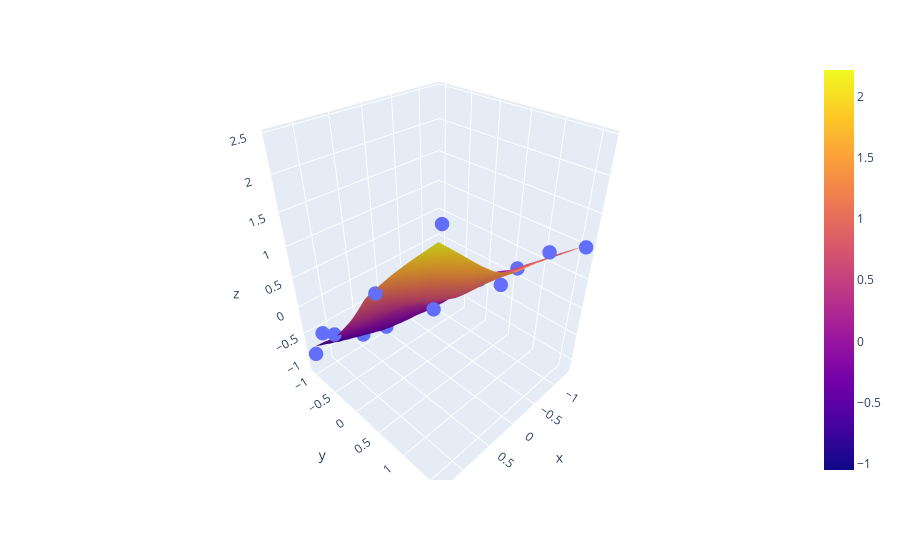

Here is the notebook cell this chart was saved with:
### Code cell
mesh_size = 0.1
margin = 0

X = df[['x', 'y']]
y = df['z']

# Condition the model on sepal width and length, predict the petal width
model = MLPRegressor(hidden_layer_sizes=[30,30,10],)
model.fit(X, y)

# Create a mesh grid on which we will run our model
x_min, x_max = X.x.min() - margin, X.x.max() + margin
y_min, y_max = X.y.min() - margin, X.y.max() + margin
xrange = np.arange(x_min, x_max, mesh_size)
yrange = np.arange(y_min, y_max, mesh_size)
xx, yy = np.meshgrid(xrange, yrange)

# Run model
pred = model.predict(np.c_[xx.ravel(), yy.ravel()])
pred = pred.reshape(xx.shape)

# Generate the plot
fig = px.scatter_3d(df, x='x', y='y', z='z')
fig.update_traces(marker=dict(size=5))
fig.add_traces(go.Surface(x=xrange, y=yrange, z=pred, name='pred_surface'))
fig.show()

### Figure 1 — Plotly figure (JSON) as saved in the notebook; plotly's stock layout.template omitted (floating-point values rounded to 4 significant figures; data arrays with more than 128 entries replaced by an {"elided": "..."} marker saying what was removed)
{"data": [{"hovertemplate": "x=%{x}<br>y=%{y}<br>z=%{z}<extra></extra>", "legendgroup": "", "marker": {"color": "#636efa", "size": 5, "symbol": "circle"}, "mode": "markers", "name": "", "scene": "scene", "showlegend": false, "type": "scatter3d", "x": [-0.4359, 1.308, 0.4359, -1.308, -0.4359, 1.308, 0.4359, -1.308, -0.4359, 1.308, 0.4359, -1.308, -0.4359, 1.308, 0.4359, -1.308, -0.4359, 1.308, 0.4359, -1.308], "y": [-0.7337, -0.7337, -0.7337, -0.7337, 1.606, 1.606, 1.606, 1.606, -0.4164, -0.4164, -0.4164, -0.4164, 0.5949, 0.5949, 0.5949, 0.5949, -1.051, -1.051, -1.051, -1.051], "z": [-0.6386, -0.2867, -0.6347, -0.7376, 1.338, 2.423, 1.336, 1.01, -0.507, -0.1041, -0.5121, -0.6354, 0.4234, 1.146, 0.4129, 0.1785, -1.088, -0.907, -1.079, -1.138]}, {"name": "pred_surface", "type": "surface", "x": [-1.308, -1.208, -1.108, -1.008, -0.9077, -0.8077, -0.7077, -0.6077, -0.5077, -0.4077, -0.3077, -0.2077, -0.1077, -0.00767, 0.09233, 0.1923, 0.2923, 0.3923, 0.4923, 0.5923, 0.6923, 0.7923, 0.8923, 0.9923, 1.092, 1.192, 1.292], "y": [-1.051, -0.951, -0.851, -0.751, -0.651, -0.551, -0.451, -0.351, -0.251, -0.151, -0.05097, 0.04903, 0.149, 0.249, 0.349, 0.449, 0.549, 0.649, 0.749, 0.849, 0.949, 1.049, 1.149, 1.249, 1.349, 1.449, 1.549], "z": {"elided": "27x27 float values"}}], "layout": {"autosize": true, "legend": {"tracegroupgap": 0}, "margin": {"t": 60}, "scene": {"aspectmode": "auto", "aspectratio": {"x": 0.8975, "y": 0.9118, "z": 1.222}, "domain": {"x": [0, 1], "y": [0, 1]}, "xaxis": {"title": {"text": "x"}, "type": "linear"}, "yaxis": {"title": {"text": "y"}, "type": "linear"}, "zaxis": {"title": {"text": "z"}, "type": "linear"}}}}
